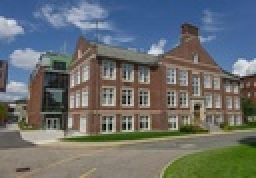
%> input picture harris corner detection/higgins.jpg, 128 x 89 px, shrunk from 430 x 299 before the run (shown 2 times larger)
$ octave harris_corner_detection.m   (GNU Octave 9; MATLAB toolbox functions it lacks are replaced by stand-ins)
%> lines starting %> are read from the running program, lines starting %| are printed output that depends on the picture

%Harris Corner Detection Program
%Liam Piper


clear all; close all; clc;

%import image file
im=imread('higgins.jpg');
%> im is the input picture: size 89x128x3 uint8; mean R, G, B 105.7, 110.4, 111.5
figure
imshow(im)
%converting the image into greyscale as to help w/ errors
im = rgb2gray(im);
%> im: size 89x128 uint8

%Apply the Sobel operators
%Allows for x&y gradient values of every pixel in image
dx=[1 0 -1;
    2 0 -2;
    1 0 -1];

dy=[1 2 1;
    0 0 0;
    -1 -2 -1];

%Taking the 2D convolution of the matrices
Ix=conv2(im, dx, 'same');
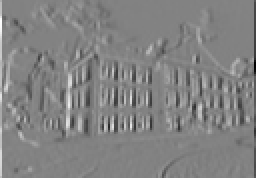
%> Ix: size 89x128 double (shown 2 times larger); min -806, max 768, mean -0.3; drawn with min black and max white
Iy=conv2(im, dy, 'same');
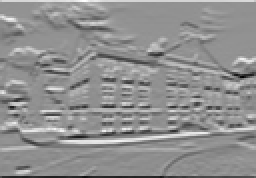
%> Iy: size 89x128 double (shown 2 times larger); min -697, max 534, mean 1.3; drawn with min black and max white

% Image for each pixel in the image
%imagine it as a 3x3 box around each pixel and find corner strength at a
%function
%this is known as a the Harris value
Ix2 = Ix .^ 2;
Iy2 = Iy .^ 2;
Ixy = Ix .* Iy;

%defining the size of the kernel
%also known as nullspace
kernel_size=3;

%Find the sum of the products of the derivatives of each pixel using the
%kernel size as reference
sum_all = ones([kernel_size,kernel_size]);

%Taking the 2D convolution of the matrices
Sx2=conv2(Ix2, sum_all, 'same');
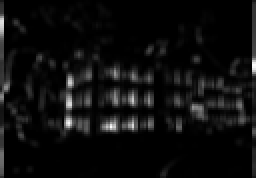
%> Sx2: size 89x128 double (shown 2 times larger); min 0, max 1965984, mean 106492.7; drawn with min black and max white
Sy2=conv2(Iy2, sum_all, 'same');
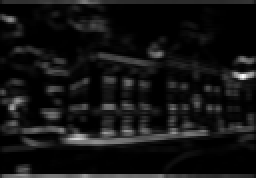
%> Sy2: size 89x128 double (shown 2 times larger); min 16, max 1857594, mean 144751.5; drawn with min black and max white
Sxy=conv2(Ixy, sum_all, 'same');
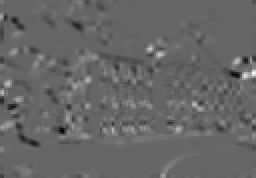
%> Sxy: size 89x128 double (shown 2 times larger); min -403613, max 604020, mean 3106.4; drawn with min black and max white

kernel_size=3;
%empirically determined constant
k=0.04;
%Defining our threshold for identifing
Threshold=2.5*10e+09;

%defining rows and cols in accordance w/ image
[numOfRows, numOfColumns]=size(im);
%> numOfRows = 89; numOfColumns = 128

%Calculation of R
%(R is Harris reponse)
R_avg = 0;
for x=1:numOfRows
   for y=1:numOfColumns
       %Define at each pixel(x, y) the matrix M
       M = [Sx2(x, y) Sxy(x, y); Sxy(x, y) Sy2(x, y)];

       %Calculate response of the detector for each pixel
       R = det(M) - k * (trace(M) ^ 2);

       %Threshold on value of R
       if (R > Threshold)
          im = insertMarker(im,[y,x]);

       %Then take the sume of R
       R_avg = R_avg + R;
       end
   end
end
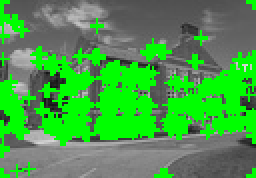
%> im: size 89x128x3 uint8 (shown 2 times larger); mean R, G, B 73, 155.7, 73
%> after the loop, R_avg = 7.91e+13

%just redefining average of R
R_avg=R_avg/(numOfRows*numOfColumns);
%> R_avg = 6.94e+09

%Displaying calculated values of R
disp(sprintf("R average : %d", R_avg));
%| R average : 6.93973e+09
disp(sprintf("A better threshold: %d", R_avg * 4));
%| A better threshold: 2.77589e+10
disp(sprintf("to %d" , R_avg * 5));
%| to 3.46986e+10

%Show orgional image
figure
imshow(im)

%Apply first R value to image (green)
im=imread('higgins.jpg');
im = rgb2gray(im);
%im = imgaussfilt (im, 4);
C = corner(im);
%> C = 123 rows, first 12: [55 65; 64 64; 66 65; 99 54; 7 55; 66 53; 121 39; 36 54; 36 44; 35 64; 89 65; 3 46]

%Apply range of R value to image (red)
figure
imshow(im)
hold on
plot(C(:,1),C(:,2),'r*');
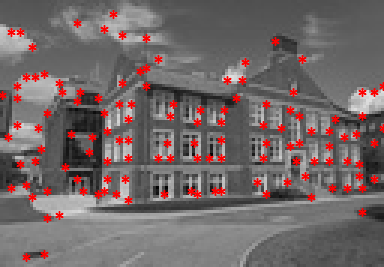
%> figure redrawn from the program's plot data; shown 3 times larger
